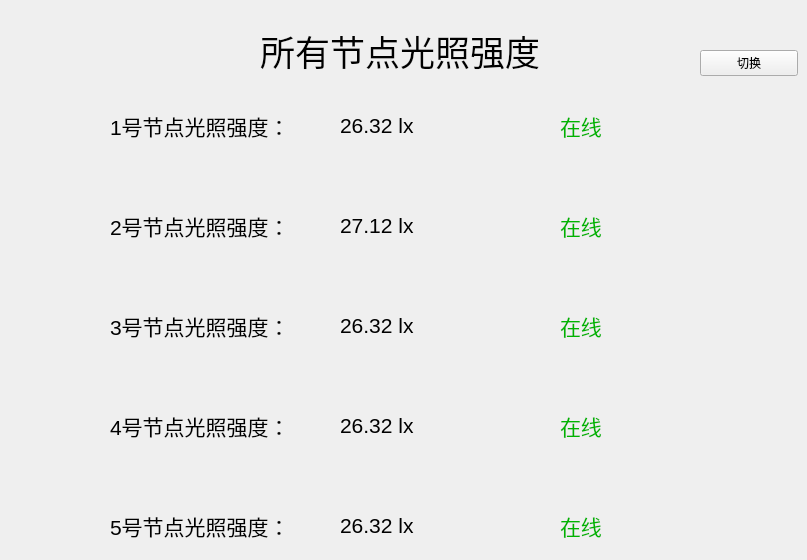
                <widget class="QWidget" name="page_lum_2">
                 <widget class="QLabel" name="label_123">
                  <property name="geometry">
                   <rect>
                    <x>340</x>
                    <y>400</y>
                    <width>151</width>
                    <height>51</height>
                   </rect>
                  </property>
                  <property name="font">
                   <font>
                    <pointsize>16</pointsize>
                   </font>
                  </property>
                  <property name="text">
                   <string>26.32 lx</string>
                  </property>
                 </widget>
                 <widget class="QLabel" name="label_124">
                  <property name="geometry">
                   <rect>
                    <x>260</x>
                    <y>10</y>
                    <width>291</width>
                    <height>81</height>
                   </rect>
                  </property>
                  <property name="font">
                   <font>
                    <pointsize>26</pointsize>
                   </font>
                  </property>
                  <property name="text">
                   <string>所有节点光照强度</string>
                  </property>
                 </widget>
                 <widget class="QLabel" name="label_125">
                  <property name="geometry">
                   <rect>
                    <x>110</x>
                    <y>100</y>
                    <width>171</width>
                    <height>51</height>
                   </rect>
                  </property>
                  <property name="font">
                   <font>
                    <pointsize>16</pointsize>
                   </font>
                  </property>
                  <property name="text">
                   <string>1号节点光照强度：</string>
                  </property>
                 </widget>
                 <widget class="QLabel" name="label_126">
                  <property name="geometry">
                   <rect>
                    <x>110</x>
                    <y>400</y>
                    <width>171</width>
                    <height>51</height>
                   </rect>
                  </property>
                  <property name="font">
                   <font>
                    <pointsize>16</pointsize>
                   </font>
                  </property>
                  <property name="text">
                   <string>4号节点光照强度：</string>
                  </property>
                 </widget>
                 <widget class="QLabel" name="label_127">
                  <property name="geometry">
                   <rect>
                    <x>560</x>
                    <y>300</y>
                    <width>181</width>
                    <height>51</height>
                   </rect>
                  </property>
                  <property name="font">
                   <font>
                    <pointsize>16</pointsize>
                   </font>
                  </property>
                  <property name="styleSheet">
                   <string notr="true">color: rgb(0, 180, 0);</string>
                  </property>
                  <property name="text">
                   <string>在线</string>
                  </property>
                 </widget>
                 <widget class="QLabel" name="label_128">
                  <property name="geometry">
                   <rect>
                    <x>560</x>
                    <y>100</y>
                    <width>181</width>
                    <height>51</height>
                   </rect>
                  </property>
                  <property name="font">
                   <font>
                    <pointsize>16</pointsize>
                   </font>
                  </property>
                  <property name="styleSheet">
                   <string notr="true">color: rgb(0, 180, 0);</string>
                  </property>
                  <property name="text">
                   <string>在线</string>
                  </property>
                 </widget>
                 <widget class="QLabel" name="label_129">
                  <property name="geometry">
                   <rect>
                    <x>340</x>
                    <y>300</y>
                    <width>151</width>
                    <height>51</height>
                   </rect>
                  </property>
                  <property name="font">
                   <font>
                    <pointsize>16</pointsize>
                   </font>
                  </property>
                  <property name="text">
                   <string>26.32 lx</string>
                  </property>
                 </widget>
                 <widget class="QLabel" name="label_130">
                  <property name="geometry">
                   <rect>
                    <x>560</x>
                    <y>400</y>
                    <width>181</width>
                    <height>51</height>
                   </rect>
                  </property>
                  <property name="font">
                   <font>
                    <pointsize>16</pointsize>
                   </font>
                  </property>
                  <property name="styleSheet">
                   <string notr="true">color: rgb(0, 180, 0);</string>
                  </property>
                  <property name="text">
                   <string>在线</string>
                  </property>
                 </widget>
                 <widget class="QLabel" name="label_131">
                  <property name="geometry">
                   <rect>
                    <x>340</x>
                    <y>200</y>
                    <width>151</width>
                    <height>51</height>
                   </rect>
                  </property>
                  <property name="font">
                   <font>
                    <pointsize>16</pointsize>
                   </font>
                  </property>
                  <property name="text">
                   <string>27.12 lx</string>
                  </property>
                 </widget>
                 <widget class="QLabel" name="label_132">
                  <property name="geometry">
                   <rect>
                    <x>110</x>
                    <y>300</y>
                    <width>171</width>
                    <height>51</height>
                   </rect>
                  </property>
                  <property name="font">
                   <font>
                    <pointsize>16</pointsize>
                   </font>
                  </property>
                  <property name="text">
                   <string>3号节点光照强度：</string>
                  </property>
                 </widget>
                 <widget class="QLabel" name="label_133">
                  <property name="geometry">
                   <rect>
                    <x>560</x>
                    <y>500</y>
                    <width>181</width>
                    <height>51</height>
                   </rect>
                  </property>
                  <property name="font">
                   <font>
                    <pointsize>16</pointsize>
                   </font>
                  </property>
                  <property name="styleSheet">
                   <string notr="true">color: rgb(0, 180, 0);</string>
                  </property>
                  <property name="text">
                   <string>在线</string>
                  </property>
                 </widget>
                 <widget class="QLabel" name="label_134">
                  <property name="geometry">
                   <rect>
                    <x>340</x>
                    <y>100</y>
                    <width>151</width>
                    <height>51</height>
                   </rect>
                  </property>
                  <property name="font">
                   <font>
                    <pointsize>16</pointsize>
                   </font>
                  </property>
                  <property name="text">
                   <string>26.32 lx</string>
                  </property>
                 </widget>
                 <widget class="QLabel" name="label_135">
                  <property name="geometry">
                   <rect>
                    <x>110</x>
                    <y>200</y>
                    <width>171</width>
                    <height>51</height>
                   </rect>
                  </property>
                  <property name="font">
                   <font>
                    <pointsize>16</pointsize>
                   </font>
                  </property>
                  <property name="text">
                   <string>2号节点光照强度：</string>
                  </property>
                 </widget>
                 <widget class="QLabel" name="label_136">
                  <property name="geometry">
                   <rect>
                    <x>340</x>
                    <y>500</y>
                    <width>151</width>
                    <height>51</height>
                   </rect>
                  </property>
                  <property name="font">
                   <font>
                    <pointsize>16</pointsize>
                   </font>
                  </property>
                  <property name="text">
                   <string>26.32 lx</string>
                  </property>
                 </widget>
                 <widget class="QLabel" name="label_137">
                  <property name="geometry">
                   <rect>
                    <x>110</x>
                    <y>500</y>
                    <width>171</width>
                    <height>51</height>
                   </rect>
                  </property>
                  <property name="font">
                   <font>
                    <pointsize>16</pointsize>
                   </font>
                  </property>
                  <property name="text">
                   <string>5号节点光照强度：</string>
                  </property>
                 </widget>
                 <widget class="QLabel" name="label_138">
                  <property name="geometry">
                   <rect>
                    <x>560</x>
                    <y>200</y>
                    <width>181</width>
                    <height>51</height>
                   </rect>
                  </property>
                  <property name="font">
                   <font>
                    <pointsize>16</pointsize>
                   </font>
                  </property>
                  <property name="styleSheet">
                   <string notr="true">color: rgb(0, 180, 0);</string>
                  </property>
                  <property name="text">
                   <string>在线</string>
                  </property>
                 </widget>
                 <widget class="QPushButton" name="pushButton_lum_q2">
                  <property name="geometry">
                   <rect>
                    <x>700</x>
                    <y>50</y>
                    <width>98</width>
                    <height>26</height>
                   </rect>
                  </property>
                  <property name="text">
                   <string>切换</string>
                  </property>
                 </widget>
                </widget>
